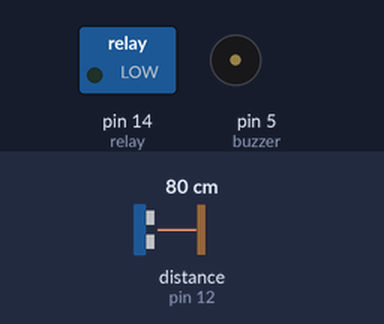
Bench run of a sketch on a simulated Arduino Uno, built with avr-gcc and run on an emulated ATmega328P. Parts: switched loads named in the sketch (green lamp = pin HIGH), buzzer (waves = sounding, pin HIGH). Wiring (inferred from the names in the program): ultrasonic range finder: trigger pin 13; echo pin 12. The inputs (shaded band) are chosen by the test bench; at power-on: distance to the obstacle (sensor on pin 12) 80 cm. The echo pulse lasts 58.3 µs per cm; pins used as bus, display or sensor lines are not drawn.

Above: at 1.6 s.
1.7 s: distance to the obstacle (sensor on pin 12) set to 2 cm
At 3.3 s:
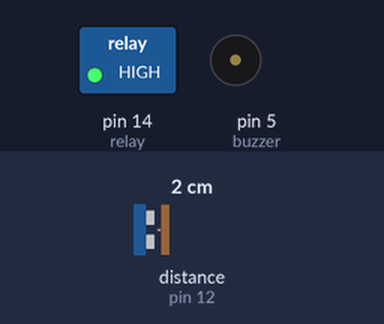
3.9 s: distance to the obstacle (sensor on pin 12) set to 6 cm
At 4.6 s:
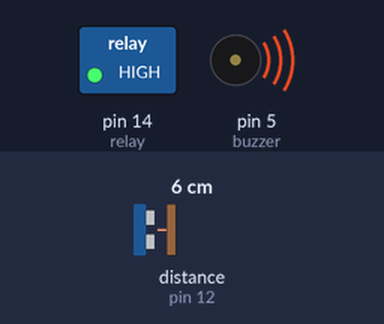
5.5 s: distance to the obstacle (sensor on pin 12) set to 4 cm
At 7.1 s:
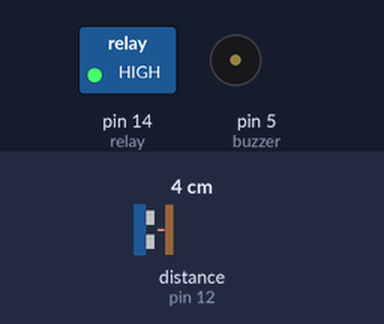
Timing chart, 0 to 8.6 s (numbered marks = the images above; inputs shaded):
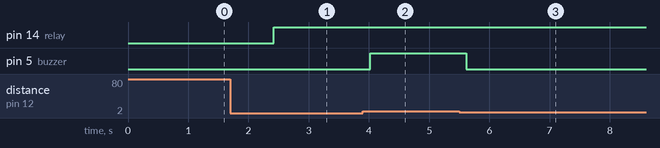

The sketch:

Bak_air.ino
```cpp
//#include <LiquidCrystal.h>
//
//LiquidCrystal lcd(12, 11, 5, 4, 3, 2);
//byte smiley[8] = {
//  0b00000,
//  0b00000,
//  0b01010,
//  0b00000,
//  0b00000,
//  0b10001,
//  0b01110,
//  0b00000
//};

const int relay = 14;
const int buzzer = 5;

int trigPin1=13;
int echoPin1=12;

void setup() {
  pinMode(relay, OUTPUT);
  pinMode(buzzer, OUTPUT);
  Serial.begin (9600);
  pinMode(trigPin1, OUTPUT);
  pinMode(echoPin1, INPUT);

//  lcd.begin(16, 2);

  // create a new character
//  lcd.createChar(1, smiley);
}

void loop() {

//this for 1 ultrasonic{
  int duration, distance, tinggi;
  short int vlme;
  digitalWrite (trigPin1, HIGH);
  delayMicroseconds (10);
  digitalWrite (trigPin1, LOW);
  duration = pulseIn (echoPin1, HIGH);
  distance = (duration/2) / 29.2;
  tinggi = 22 - distance;
  vlme = 3.14*10*10*tinggi;
  //}

//  lcd.setCursor(0, 0);
//  lcd.print("Tngi Air : ");
//  lcd.print(tinggi);
//  lcd.print(" cm");
//  lcd.setCursor(0, 1);
//  // print the message at line 2
//  lcd.print("Volume : ");
//  lcd.print(vlme);
//  lcd.print(" ltr");

  if(tinggi >= 16){
    //Relay Mati
    digitalWrite(relay, HIGH);
  }else{
    digitalWrite(relay, LOW);
  }
  if(tinggi >= 15 && tinggi <= 18){
    digitalWrite(buzzer, HIGH);
  }else{
    digitalWrite(buzzer, LOW);
  }

  delay(800);
}
```

Measured:
- the behaviour switches between 4 and 5 cm on distance to the obstacle (sensor on pin 12) (found by bisection; images 1 and 2)
- after the input at 1.7 s, pin 14 (relay): LOW → HIGH after 0.72 s
- after the input at 3.9 s, pin 5 (buzzer): LOW → HIGH after 0.12 s
- after the input at 5.5 s, pin 5 (buzzer): HIGH → LOW after 0.12 s
